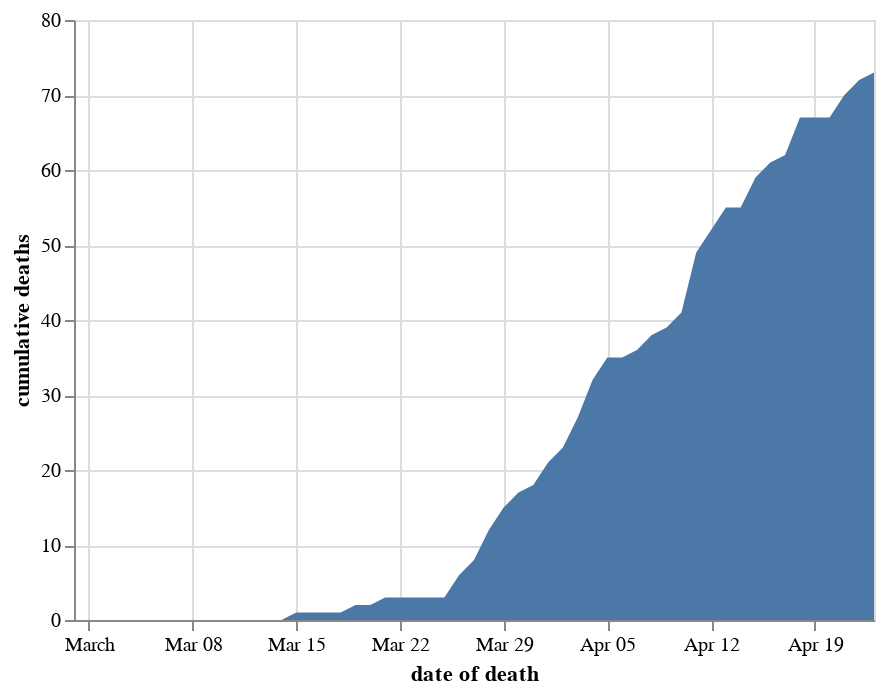

Notebook code for this chart:
### Markdown cell above
### Cumulative

### Code cell
chart_dodds = chart_doddbt.copy()
chart_dodds = chart_dodds[chart_dodds.code.isin(trustcodes_shropshirestar)]
chart_dodds = chart_dodds.groupby(['date of death'], as_index=False)['cumulative deaths'].sum()
alt.Chart(chart_dodds).mark_area().encode(
    x='date of death',
    y='cumulative deaths'
)

### Figure 1 — Vega-Lite specification as saved in the notebook (floating-point values rounded to 4 significant figures)
{"config": {"view": {"continuousWidth": 400, "continuousHeight": 300}}, "data": {"name": "data-51401d8334199186f3664fe2a52cf134"}, "mark": "area", "encoding": {"x": {"type": "temporal", "field": "date of death"}, "y": {"type": "quantitative", "field": "cumulative deaths"}}, "$schema": "https://vega.github.io/schema/vega-lite/v4.8.1.json", "datasets": {"data-51401d8334199186f3664fe2a52cf134": [{"date of death": "2020-02-29T00:00:00", "cumulative deaths": 0}, {"date of death": "2020-03-01T00:00:00", "cumulative deaths": 0}, {"date of death": "2020-03-02T00:00:00", "cumulative deaths": 0}, {"date of death": "2020-03-03T00:00:00", "cumulative deaths": 0}, {"date of death": "2020-03-04T00:00:00", "cumulative deaths": 0}, {"date of death": "2020-03-05T00:00:00", "cumulative deaths": 0}, {"date of death": "2020-03-06T00:00:00", "cumulative deaths": 0}, {"date of death": "2020-03-07T00:00:00", "cumulative deaths": 0}, {"date of death": "2020-03-08T00:00:00", "cumulative deaths": 0}, {"date of death": "2020-03-09T00:00:00", "cumulative deaths": 0}, {"date of death": "2020-03-10T00:00:00", "cumulative deaths": 0}, {"date of death": "2020-03-11T00:00:00", "cumulative deaths": 0}, {"date of death": "2020-03-12T00:00:00", "cumulative deaths": 0}, {"date of death": "2020-03-13T00:00:00", "cumulative deaths": 0}, {"date of death": "2020-03-14T00:00:00", "cumulative deaths": 0}, {"date of death": "2020-03-15T00:00:00", "cumulative deaths": 1}, {"date of death": "2020-03-16T00:00:00", "cumulative deaths": 1}, {"date of death": "2020-03-17T00:00:00", "cumulative deaths": 1}, {"date of death": "2020-03-18T00:00:00", "cumulative deaths": 1}, {"date of death": "2020-03-19T00:00:00", "cumulative deaths": 2}, {"date of death": "2020-03-20T00:00:00", "cumulative deaths": 2}, {"date of death": "2020-03-21T00:00:00", "cumulative deaths": 3}, {"date of death": "2020-03-22T00:00:00", "cumulative deaths": 3}, {"date of death": "2020-03-23T00:00:00", "cumulative deaths": 3}, {"date of death": "2020-03-24T00:00:00", "cumulative deaths": 3}, {"date of death": "2020-03-25T00:00:00", "cumulative deaths": 3}, {"date of death": "2020-03-26T00:00:00", "cumulative deaths": 6}, {"date of death": "2020-03-27T00:00:00", "cumulative deaths": 8}, {"date of death": "2020-03-28T00:00:00", "cumulative deaths": 12}, {"date of death": "2020-03-29T00:00:00", "cumulative deaths": 15}, {"date of death": "2020-03-30T00:00:00", "cumulative deaths": 17}, {"date of death": "2020-03-31T00:00:00", "cumulative deaths": 18}, {"date of death": "2020-04-01T00:00:00", "cumulative deaths": 21}, {"date of death": "2020-04-02T00:00:00", "cumulative deaths": 23}, {"date of death": "2020-04-03T00:00:00", "cumulative deaths": 27}, {"date of death": "2020-04-04T00:00:00", "cumulative deaths": 32}, {"date of death": "2020-04-05T00:00:00", "cumulative deaths": 35}, {"date of death": "2020-04-06T00:00:00", "cumulative deaths": 35}, {"date of death": "2020-04-07T00:00:00", "cumulative deaths": 36}, {"date of death": "2020-04-08T00:00:00", "cumulative deaths": 38}, {"date of death": "2020-04-09T00:00:00", "cumulative deaths": 39}, {"date of death": "2020-04-10T00:00:00", "cumulative deaths": 41}, {"date of death": "2020-04-11T00:00:00", "cumulative deaths": 49}, {"date of death": "2020-04-12T00:00:00", "cumulative deaths": 52}, {"date of death": "2020-04-13T00:00:00", "cumulative deaths": 55}, {"date of death": "2020-04-14T00:00:00", "cumulative deaths": 55}, {"date of death": "2020-04-15T00:00:00", "cumulative deaths": 59}, {"date of death": "2020-04-16T00:00:00", "cumulative deaths": 61}, {"date of death": "2020-04-17T00:00:00", "cumulative deaths": 62}, {"date of death": "2020-04-18T00:00:00", "cumulative deaths": 67}, {"date of death": "2020-04-19T00:00:00", "cumulative deaths": 67}, {"date of death": "2020-04-20T00:00:00", "cumulative deaths": 67}, {"date of death": "2020-04-21T00:00:00", "cumulative deaths": 70}, {"date of death": "2020-04-22T00:00:00", "cumulative deaths": 72}, {"date of death": "2020-04-23T00:00:00", "cumulative deaths": 73}]}}
